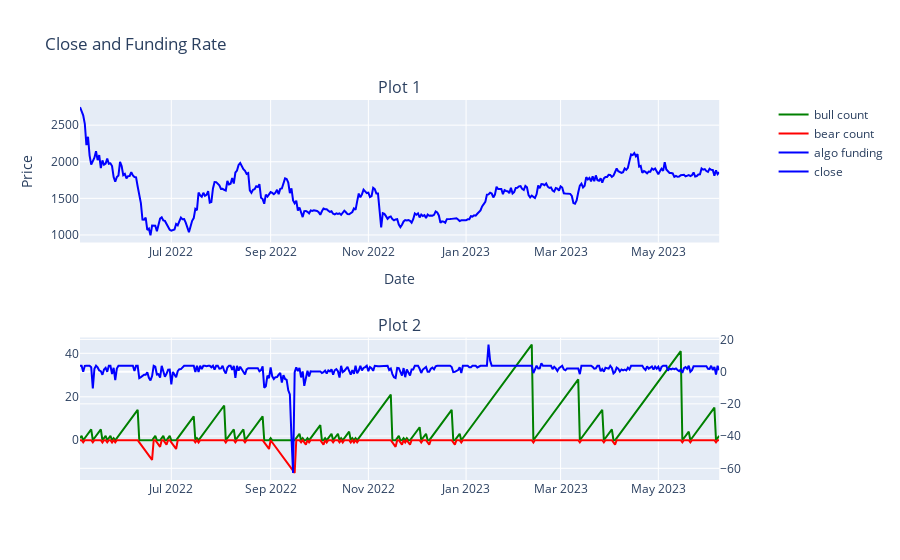

Write notebook code for a chart like this one.
### Code cell
# Create the first subplot
fig = make_subplots(rows=2,
                    cols=1,
                    subplot_titles=("Plot 1", "Plot 2"),
                    specs=[[{"secondary_y": True}], [{"secondary_y": True}]])

fig.add_trace(go.Scatter(
    x=pd.to_datetime(df['open time'], unit='ms'),
    y=df['bull_count'],
    mode='lines',
    name='bull count',
    line=dict(color='green')
), row=2, col=1)

fig.add_trace(go.Scatter(
    x=pd.to_datetime(df['open time'], unit='ms'),
    y=-df['bear_count'],
    mode='lines',
    name='bear count',
    line=dict(color='red')
), row=2, col=1)


fig.add_trace(go.Scatter(
    x=pd.to_datetime(df['open time'], unit='ms'),
    y=df['algo funding'],
    mode='lines',
    name='algo funding',
    line=dict(color='blue')
), row=2, col=1, secondary_y=True)


fig.add_trace(go.Scatter(
    x=pd.to_datetime(df['open time'], unit='ms'),
    y=df['close'],
    mode='lines',
    name='close',
    line=dict(color='blue')
), row=1, col=1)

# set the layout of the figure
fig.update_layout(title='Close and Funding Rate', xaxis_title='Date', yaxis_title='Price')

# show the plot
fig.show()

### Figure 1 — Plotly figure (JSON) as saved in the notebook; plotly's stock layout.template omitted (floating-point values rounded to 4 significant figures; data arrays with more than 128 entries replaced by an {"elided": "..."} marker saying what was removed)
{"data": [{"line": {"color": "green"}, "mode": "lines", "name": "bull count", "type": "scatter", "x": {"elided": "400 str values"}, "xaxis": "x2", "y": {"elided": "400 int values"}, "yaxis": "y3"}, {"line": {"color": "red"}, "mode": "lines", "name": "bear count", "type": "scatter", "x": {"elided": "400 str values"}, "xaxis": "x2", "y": {"elided": "400 int values"}, "yaxis": "y3"}, {"line": {"color": "blue"}, "mode": "lines", "name": "algo funding", "type": "scatter", "x": {"elided": "400 str values"}, "xaxis": "x2", "y": {"elided": "400 float values"}, "yaxis": "y4"}, {"line": {"color": "blue"}, "mode": "lines", "name": "close", "type": "scatter", "x": {"elided": "400 str values"}, "xaxis": "x", "y": {"elided": "400 float values"}, "yaxis": "y"}], "layout": {"annotations": [{"font": {"size": 16}, "showarrow": false, "text": "Plot 1", "x": 0.47, "xanchor": "center", "xref": "paper", "y": 1, "yanchor": "bottom", "yref": "paper"}, {"font": {"size": 16}, "showarrow": false, "text": "Plot 2", "x": 0.47, "xanchor": "center", "xref": "paper", "y": 0.375, "yanchor": "bottom", "yref": "paper"}], "title": {"text": "Close and Funding Rate"}, "xaxis": {"anchor": "y", "domain": [0, 0.94], "title": {"text": "Date"}}, "xaxis2": {"anchor": "y3", "domain": [0, 0.94]}, "yaxis": {"anchor": "x", "domain": [0.625, 1], "title": {"text": "Price"}}, "yaxis2": {"anchor": "x", "overlaying": "y", "side": "right"}, "yaxis3": {"anchor": "x2", "domain": [0, 0.375]}, "yaxis4": {"anchor": "x2", "overlaying": "y3", "side": "right"}}}
